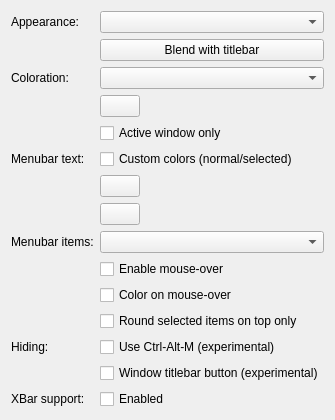
     <widget class="QWidget" name="page_21">
      <layout class="QFormLayout" name="formLayout_17">
       <item row="0" column="0">
        <widget class="QLabel" name="textLabel1_4_3">
         <property name="text">
          <string>Appearance:</string>
         </property>
         <property name="wordWrap">
          <bool>false</bool>
         </property>
        </widget>
       </item>
       <item row="0" column="1">
        <widget class="QComboBox" name="menubarAppearance">
         <property name="toolTip">
          <string>&lt;p&gt;Defines the gradient used for the background of menubars.</string>
         </property>
        </widget>
       </item>
       <item row="1" column="1">
        <widget class="KPushButton" name="menubarBlend">
         <property name="toolTip">
          <string>&lt;p&gt;Sets the relevant config items, so that window titlebars and menubars are blended.</string>
         </property>
         <property name="text">
          <string>Blend with titlebar</string>
         </property>
        </widget>
       </item>
       <item row="2" column="0">
        <widget class="QLabel" name="textLabel1_4_2_5">
         <property name="text">
          <string>Coloration:</string>
         </property>
         <property name="wordWrap">
          <bool>false</bool>
         </property>
        </widget>
       </item>
       <item row="2" column="1">
        <widget class="QComboBox" name="shadeMenubars">
         <property name="toolTip">
          <string>&lt;p&gt;Defines the color applied to the background of menubars.</string>
         </property>
        </widget>
       </item>
       <item row="3" column="1">
        <widget class="KColorButton" name="customMenubarsColor">
         <property name="sizePolicy">
          <sizepolicy hsizetype="Fixed" vsizetype="Fixed">
           <horstretch>0</horstretch>
           <verstretch>0</verstretch>
          </sizepolicy>
         </property>
         <property name="toolTip">
          <string>&lt;p&gt;Sets the custom color.</string>
         </property>
         <property name="text">
          <string/>
         </property>
        </widget>
       </item>
       <item row="4" column="1">
        <widget class="QCheckBox" name="shadeMenubarOnlyWhenActive">
         <property name="toolTip">
          <string>&lt;p&gt;Defines whether the background coloration should be applied to all menubars, or just those in active windows.</string>
         </property>
         <property name="text">
          <string>Active window only</string>
         </property>
        </widget>
       </item>
       <item row="5" column="0">
        <widget class="QLabel" name="label_58">
         <property name="text">
          <string>Menubar text:</string>
         </property>
        </widget>
       </item>
       <item row="5" column="1">
        <widget class="QCheckBox" name="customMenuTextColor">
         <property name="sizePolicy">
          <sizepolicy hsizetype="Fixed" vsizetype="Fixed">
           <horstretch>0</horstretch>
           <verstretch>0</verstretch>
          </sizepolicy>
         </property>
         <property name="toolTip">
          <string>&lt;p&gt;If enabled, then the following two color boxes are used to set the text color to be used for normal and selected menubar items.</string>
         </property>
         <property name="text">
          <string>Custom colors (normal/selected)</string>
         </property>
        </widget>
       </item>
       <item row="6" column="1">
        <widget class="KColorButton" name="customMenuNormTextColor">
         <property name="sizePolicy">
          <sizepolicy hsizetype="Fixed" vsizetype="Fixed">
           <horstretch>0</horstretch>
           <verstretch>0</verstretch>
          </sizepolicy>
         </property>
         <property name="toolTip">
          <string>&lt;p&gt;Sets the text color of normal menubar items.</string>
         </property>
         <property name="text">
          <string/>
         </property>
        </widget>
       </item>
       <item row="7" column="1">
        <widget class="KColorButton" name="customMenuSelTextColor">
         <property name="sizePolicy">
          <sizepolicy hsizetype="Fixed" vsizetype="Fixed">
           <horstretch>0</horstretch>
           <verstretch>0</verstretch>
          </sizepolicy>
         </property>
         <property name="toolTip">
          <string>&lt;p&gt;Sets the text color of selected menubar items.</string>
         </property>
         <property name="text">
          <string/>
         </property>
        </widget>
       </item>
       <item row="8" column="0">
        <widget class="QLabel" name="label_59">
         <property name="text">
          <string>Menubar items:</string>
         </property>
        </widget>
       </item>
       <item row="8" column="1">
        <widget class="QComboBox" name="menuitemAppearance">
         <property name="toolTip">
          <string>&lt;p&gt;Defines the gradient to be applied to selected menubar items.</string>
         </property>
        </widget>
       </item>
       <item row="9" column="1">
        <widget class="QCheckBox" name="menubarMouseOver">
         <property name="toolTip">
          <string>&lt;p&gt;If enabled, menubar items will have their background gradient applied when the mouse hovers over them.</string>
         </property>
         <property name="text">
          <string>Enable mouse-over</string>
         </property>
        </widget>
       </item>
       <item row="10" column="1">
        <widget class="QCheckBox" name="colorMenubarMouseOver">
         <property name="toolTip">
          <string>&lt;p&gt;If enabled, when the mouse hovers over a menubar item (and 'Enable mouse-over' is enabled) then it will also be colored, otherwise it will use a shade of the background color.</string>
         </property>
         <property name="text">
          <string>Color on mouse-over</string>
         </property>
        </widget>
       </item>
       <item row="11" column="1">
        <widget class="QCheckBox" name="roundMbTopOnly">
         <property name="toolTip">
          <string>&lt;p&gt;If enabled, only the top (and not bottom) of selected menubar items will be rounded.</string>
         </property>
         <property name="text">
          <string>Round selected items on top only</string>
         </property>
        </widget>
       </item>
       <item row="12" column="0">
        <widget class="QLabel" name="label_68">
         <property name="text">
          <string>Hiding:</string>
         </property>
        </widget>
       </item>
       <item row="12" column="1">
        <widget class="QCheckBox" name="menubarHiding_keyboard">
         <property name="toolTip">
          <string>&lt;p&gt;If enabled, menubars may be hidden (and re-shown), by using the 'Ctrl-Alt-M' key combination.</string>
         </property>
         <property name="text">
          <string>Use Ctrl-Alt-M (experimental)</string>
         </property>
        </widget>
       </item>
       <item row="13" column="1">
        <widget class="QCheckBox" name="menubarHiding_kwin">
         <property name="toolTip">
          <string>&lt;p&gt;If enabled, menubars may be hidden (and re-shown), by using a special button in the QtCurve kwin decoration.</string>
         </property>
         <property name="text">
          <string>Window titlebar button (experimental)</string>
         </property>
        </widget>
       </item>
       <item row="14" column="1">
        <widget class="QCheckBox" name="xbar">
         <property name="toolTip">
          <string>&lt;p&gt;If enabled, the theme will support embedding the menubar of KDE4 applications in Bespin's XBar.</string>
         </property>
         <property name="text">
          <string>Enabled</string>
         </property>
        </widget>
       </item>
       <item row="14" column="0">
        <widget class="QLabel" name="label_72">
         <property name="text">
          <string>XBar support:</string>
         </property>
        </widget>
       </item>
      </layout>
     </widget>
